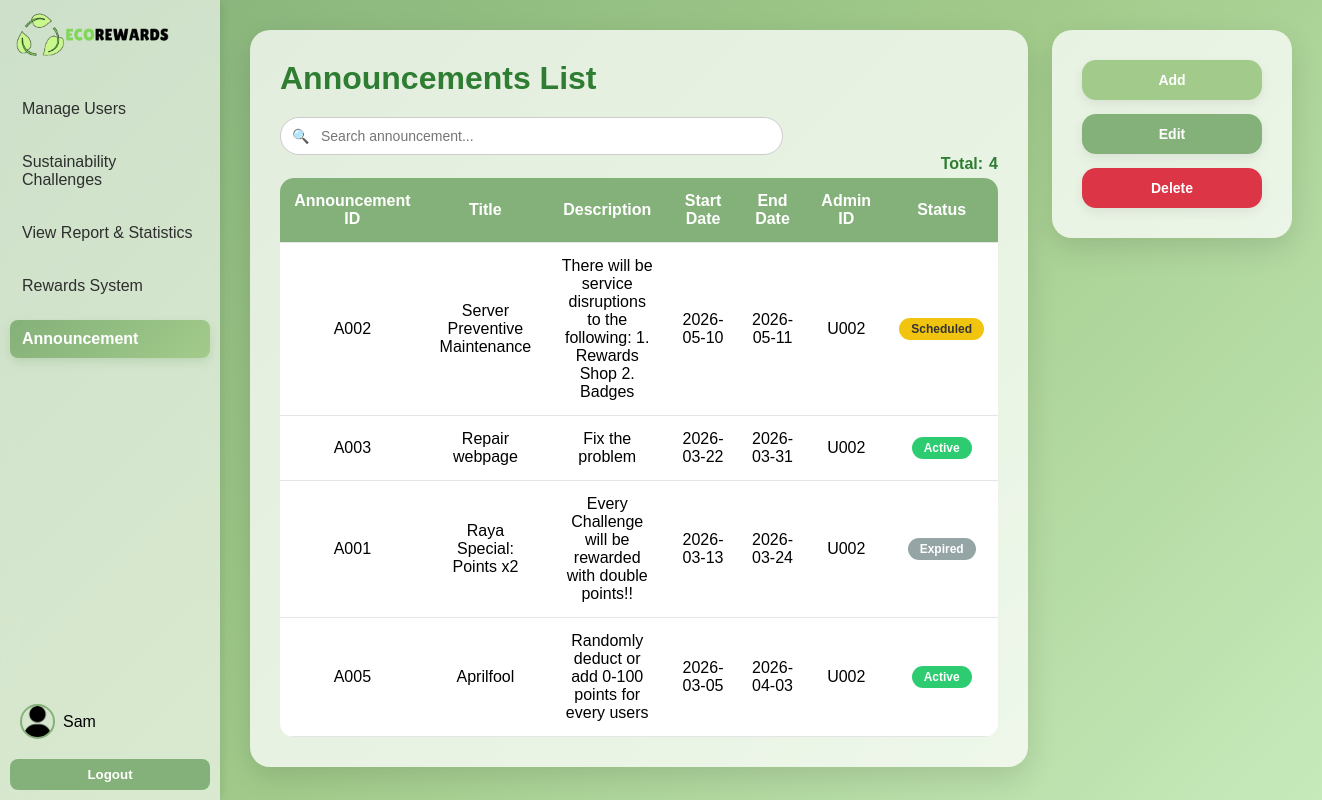
/src/announcement.php (signed in), run on the app's committed database.
### tables this page shows
CREATE TABLE `user` (
  `UserID` varchar(50) NOT NULL,
  `Username` varchar(30) NOT NULL,
  `Gender` varchar(50) NOT NULL,
  `Passwords` varchar(255) NOT NULL,
  `DOB` date NOT NULL,
  `Contact` varchar(20) NOT NULL,
  `RoleID` varchar(50) NOT NULL,
  `LastActive` datetime DEFAULT NULL
);

CREATE TABLE `announcement` (
  `AnnouncementID` varchar(11) NOT NULL,
  `Title` varchar(30) NOT NULL,
  `Description` text NOT NULL,
  `StartDate` date NOT NULL,
  `EndDate` date NOT NULL,
  `AdminID` varchar(11) NOT NULL,
  `Status` varchar(11) NOT NULL
);

### src/announcement.php (the view, shortened to what this page needs)
<?php
include("conn.php");
$userID = $_SESSION['UserID'];
$sqlUser = "SELECT User.*, Role.Role_Name
            FROM User
            JOIN Role ON User.RoleID = Role.RoleID
            WHERE User.UserID = ?";
$stmtUser = $dbConn->prepare($sqlUser);
$stmtUser->bind_param("s", $userID);
$stmtUser->execute();
$resultUser = $stmtUser->get_result();
$user = $resultUser->fetch_assoc();
include("profile.php");
$sql = "SELECT * FROM announcement ORDER BY StartDate DESC, EndDate DESC";
$result = $dbConn->query($sql);
$announcements = $result ? $result->fetch_all(MYSQLI_ASSOC) : [];
?>
<!DOCTYPE html>
<html lang="en">
<head>
<link rel="stylesheet" href="styles.css">
<link rel="stylesheet" href="responsive.css">
</head>
<body>
    <div class="sidebar" id="sidebar">
        <div class="sidebar-top">
            <div class="logo">
                <img src="logo.png" alt="Logo">
            </div>
            <div class="nav-links">
                <a href="admin.php">Manage Users</a>
                <a href="SustainabilityChallenges.php">Sustainability Challenges</a>
                <a href="viewReport.php">View Report & Statistics</a>
                <a href="rewardsSystem.php">Rewards System</a>
                <a href="announcement.php" class="active">Announcement</a>
            </div>
        </div>
        <div class="sidebar-bottom">
            <div class="profile" onclick="openProfileModal()">
                <img src="profile-pic.png" alt="Profile">
                <span><?php echo htmlspecialchars($user['Username']); ?></span>
            </div>
            <button class="btn" onclick="logout()">Logout</button>
        </div>
    </div>
    <div class="main">
        <div class="section">
            <h1>Announcements List</h1>
            <div class="top-bar">
                <div class="search-box">
                    <span class="search-icon">🔍</span>
                    <input type="text" id="searchInput" placeholder="Search announcement...">
                </div>
                <div class="stats">
                    Total: <b id="totalAnnouncements"><?php echo count($announcements); ?></b>
                </div>
            </div>
            <table class="table">
                <thead>
                    <tr>
                        <th>Announcement ID</th>
                        <th>Title</th>
                        <th>Description</th>
                        <th>Start Date</th>
                        <th>End Date</th>
                        <th>Admin ID</th>
                        <th>Status</th>
                    </tr>
                </thead>
                <tbody id="announcementTable">
                    <?php foreach ($announcements as $a): ?>
                        <?php $statusClass = 'status-' . strtolower($a['Status']); ?>
                        <tr onclick='selectAnnouncement(<?php echo json_encode($a, JSON_HEX_APOS | JSON_HEX_QUOT); ?>, this)'>
                            <td data-label="Announcement ID"><?php echo htmlspecialchars($a['AnnouncementID']); ?></td>
                            <td data-label="Title"><?php echo htmlspecialchars($a['Title']); ?></td>
                            <td data-label="Description"><?php echo htmlspecialchars($a['Description']); ?></td>
                            <td data-label="Start Date"><?php echo htmlspecialchars($a['StartDate']); ?></td>
                            <td data-label="End Date"><?php echo htmlspecialchars($a['EndDate']); ?></td>
                            <td data-label="Admin ID"><?php echo htmlspecialchars($a['AdminID']); ?></td>
                            <td data-label="Status">
                                <span class="status-pill <?php echo $statusClass; ?>">
                                    <?php echo htmlspecialchars($a['Status']); ?>
                                </span>
                            </td>
                        </tr>
                    <?php endforeach; ?>
                </tbody>
            </table>
        </div>
        <div class="section">
            <div class="action-panel">
                <button class="btn action-btn" id="addBtn">Add</button>
                <button class="btn action-btn" id="editBtn">Edit</button>
                <button class="btn action-btn delete-btn" id="deleteBtn">Delete</button>
            </div>
        </div>
    </div>
</body>
</html>

### src/styles.css (style rules this page uses)
* { margin: 0; padding: 0; box-sizing: border-box; font-family: 'Poppins', sans-serif; }
html, body { margin: 0; padding: 0; }
body { min-height: 100vh; height: auto; display: flex; align-items: flex-start; justify-content: flex-start; background: linear-gradient(135deg, #84B179, #A2CB8B, #C7EABB); background-repeat: no-repeat; background-attachment: fixed; }
.sidebar { position: fixed; top: 0; height: 100vh; width: 220px; overflow-y: auto; background: rgba(255,255,255,0.6); backdrop-filter: blur(8px); box-shadow: 2px 0 10px rgba(0,0,0,0.1); display: flex; flex-direction: column; justify-content: space-between; padding: 10px; z-index: 100; }
.sidebar-top { display: flex; flex-direction: column; }
.sidebar .logo { display: flex; align-items: center; gap: 10px; margin-bottom: 30px; }
.sidebar .logo img { height: 50px; }
.sidebar .nav-links { display: flex; flex-direction: column; gap: 15px; }
.sidebar .nav-links a { display: block; padding: 10px 12px; border-radius: 8px; transition: background 0.3s; text-decoration: none; color: #2e2e2e; font-weight: 500; }
.sidebar .nav-links a.active { background: linear-gradient(135deg, #84B179, #A2CB8B); color: white; font-weight: 600; box-shadow: 0 4px 10px rgba(132,177,121,0.3); }
.sidebar-bottom { display: flex; flex-direction: column; gap: 12px; }
.sidebar .profile { display: flex; align-items: center; gap: 8px; cursor: pointer; margin-bottom: 0; padding: 8px 10px; border-radius: 10px; transition: background 0.3s; }
.sidebar .profile img { width: 35px; height: 35px; border-radius: 50%; border: 2px solid #84B179; }
.btn { background: #84B179; color: white; padding: 8px 12px; border: none; border-radius: 8px; cursor: pointer; font-weight: bold; transition: background 0.3s; }
.main { margin-left: 220px; flex: 1; padding: 30px; }
.section { background: rgba(255,255,255,0.75); border-radius: 20px; padding: 30px; box-shadow: 0 10px 30px rgba(0,0,0,0.12); }
.section h1 { margin-bottom: 20px; color: #2e7d32; }
.table { width: 100%; border-collapse: collapse; overflow: hidden; border-radius: 14px; }
.table th, .table td { padding: 14px; text-align: center; border-bottom: 1px solid #e5e5e5; }
.table th { background: #84B179; color: white; }
.table tr { background: white; cursor: pointer; transition: 0.2s; }
.search-box { position:relative; flex:1; max-width:70%; }
.search-box input { width:100%; padding:10px 12px 10px 40px; border-radius:25px; border:1px solid #ccc; outline:none; font-size:14px; background:#fff; transition:0.3s; }
.search-icon { position:absolute; left:12px; top:50%; transform:translateY(-50%); font-size:14px; color:#999; }
.status-pill { padding:4px 12px; border-radius:20px; font-size:12px; font-weight:bold; color:white; display:inline-block; text-transform:capitalize; }
.status-active { background-color:#2ecc71; }
.status-scheduled { background-color:#f1c40f; color:#333; }
.status-expired { background-color:#95a5a6; }
.stats { display: flex; justify-content: flex-end; align-items: center; font-size: 16px; font-weight: 600; color: #2e7d32; gap: 6px; margin-bottom: 5px; }

### src/announcement.php (style rules this page uses)
body { margin: 0; padding: 0; display: flex; justify-content: flex-start; align-items: stretch; min-height: 100vh; }
.main { display: flex; align-items: flex-start; gap: 24px; }
.action-panel { width:180px; position:sticky; top:20px; display:flex; flex-direction:column; gap:14px; align-self:flex-start; }
.action-btn { width:100%; padding:12px 16px; border:none; border-radius:14px; font-size:14px; font-weight:600; cursor:pointer; box-shadow:0 4px 12px rgba(0,0,0,0.08); transition:0.25s ease; }
.action-panel .btn:first-child { background:#A2CB8B; color:#fff; }
#editBtn { background:#84B179; color:#fff; }
.delete-btn { background:#dc3545; color:#fff; }

### data on the page
user: Username "Sam"
announcement: AnnouncementID "A002", Title "Server Preventive Maintenance", Description "There will be service disruptions to the following: 1. Rewards Shop 2. Badges", StartDate "2026-05-10", EndDate "2026-05-11", AdminID "U002", Status "Scheduled"
announcement: AnnouncementID "A003", Title "Repair webpage", Description "Fix the problem", StartDate "2026-03-22", EndDate "2026-03-31", AdminID "U002", Status "Active"
announcement: AnnouncementID "A001", Title "Raya Special: Points x2", Description "Every Challenge will be rewarded with double points!!", StartDate "2026-03-13", EndDate "2026-03-24", AdminID "U002", Status "Expired"
announcement: AnnouncementID "A005", Title "Aprilfool", Description "Randomly deduct or add 0-100 points for every users", StartDate "2026-03-05", EndDate "2026-04-03", AdminID "U002", Status "Active"

### other printed values
count($announcements) "4"
